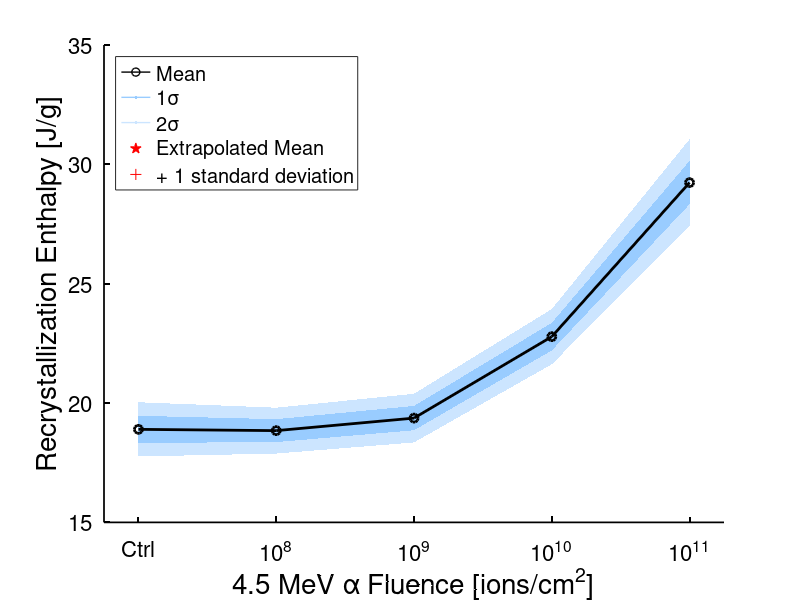

The MATLAB script that drew this image: (Note: this script raises an error after producing the figure.)
%% P-values to compare different enrichments

%% Cody's formatting block + color black

% figure;
% hold on
% set(gca,...
%         'FontUnits','points',...
%         'FontWeight','normal',...
%         'FontSize',16,...
%         'FontName','Helvetica',...
%         'LineWidth',1.25,...
%         'Box','on',...
%         'XGrid','on',...
%         'YGrid','on',...
%         'XColor','k',...
%         'YColor','k')
% ylabel({'Y Axis Label [units]'},...
%         'FontUnits','points',...
%         'FontSize',20,...
%         'FontName','Helvetica')
% xlabel({'X Axis Label [units]'},...
%         'FontUnits','points',...
%         'FontSize',20,...
%         'FontName','Helvetica')

%% Load workspaces - Choose data set.
load('coolData_processed.mat')
% adjust y axis for enthalpy not peak area --> divide by heating rate 
qdot = 10/60; % 10 degreesC/min in degC/s
Int_mean = Int_mean/qdot;
Int_std = Int_std/qdot;

%% Main result figure - Cooling

Int_plus1S = Int_mean+Int_std;
Int_minus1S = Int_mean-Int_std;
Int_plus2S = Int_mean+2*Int_std;
Int_minus2S = Int_mean-2*Int_std;
v1 = [coord, coord; Int_mean, Int_plus1S].';
v2 = [coord, coord; Int_mean, Int_minus1S].';
v3 = [coord, coord; Int_plus1S, Int_plus2S].';
v4 = [coord, coord; Int_minus1S, Int_minus2S].';
f = [1 6 7 2; 2 7 8 3; 3 8 9 4; 4 9 10 5];

figure('Name','Result');
hold on
patch('Faces',f,'Vertices', v1,'FaceColor',[153/255 204/255 255/255],'EdgeColor','none','FaceAlpha', 1)
patch('Faces',f,'Vertices', v2,'FaceColor',[153/255 204/255 255/255],'EdgeColor','none','FaceAlpha', 1)
patch('Faces',f,'Vertices', v3,'FaceColor',[204/255 229/255 255/255],'EdgeColor','none','FaceAlpha', 1)
patch('Faces',f,'Vertices', v4,'FaceColor',[204/255 229/255 255/255],'EdgeColor','none','FaceAlpha', 1)
plot(coord, Int_mean, 'ko-','LineWidth',2)

h = zeros(5, 1);
h(1) = plot(NaN,NaN,'ko-', 'LineWidth', 1);
h(2) = plot(NaN,NaN,'Color',[153/255 204/255 255/255], 'LineWidth', 1);
h(3) = plot(NaN,NaN,'Color',[204/255 229/255 255/255], 'LineWidth', 1);
h(4) = plot(NaN,NaN,'rp','MarkerSize',10,'MarkerFaceColor','r');
h(5) = plot(NaN,NaN,'r+','MarkerSize',10);
legend(h, {'Mean','1\sigma', '2\sigma','Extrapolated Mean','+ 1 standard deviation'},...
    'Location', 'northwest',...
    'FontName','Helvetica',...
    'FontSize',12)

% Second Axis
% For Nat., 5, 20, 90
enr = [0.72, 4.984, 20.14, 90.26]; %from my model
flu = [6.232e8 2.713e9 1.07e10 5.497e10]; %expected fluence
tic = log10(flu)-6;

ax1 = gca; % Bottom horizontal axes
set(ax1,...
        'FontUnits','points',...
        'FontWeight','normal',...
        'FontSize',16,...
        'FontName','Helvetica',...
        'LineWidth',1.25,...
        'XTick',[1 2 3 4 5],... % Make custom labels
        'XtickLabel',{'Ctrl', '10^{8}','10^{9}','10^{10}','10^{11}'},...
        'XLim', [0.75, 5.25],...
        'XColor', 'k',...
        'YColor', 'k')
ylabel({'Recrystallization Enthalpy [J/g]'},...
        'FontUnits','points',...
        'FontSize',20,...
        'FontName','Helvetica')
xlabel({'4.5 MeV \alpha Fluence [ions/cm^2]'},...
        'FontUnits','points',...
        'FontSize',20,...
        'FontName','Helvetica')
    
ax2 = axes('Position',ax1.Position,...
    'XAxisLocation','top',...
    'YAxisLocation','right',...
    'Color','none');
set(ax2,...
        'FontUnits','points',...
        'FontWeight','normal',...
        'FontSize',16,...
        'FontName','Helvetica',...
        'LineWidth',1.25,...
        'XTick',tic,... % Make custom labels
        'XtickLabel',{'Nat.', '5%','20%','90%'},...
        'XLim', [0.75, 5.25],...
        'YTick', [],...
        'YTickLabel', [],...
        'XColor', 'k',...
        'YColor', 'k');
xlabel({'Projected U-235 Enrichment in 1 year'},...
        'FontUnits','points',...
        'FontSize',20,...
        'FontName','Helvetica')
    
linkprop([ax1 ax2], {'Position', 'Units', 'ActivePositionProperty','PlotBoxAspectRatio'});
set(gca,'PlotBoxAspectRatio',[1 0.75 0.75])
set(gcf,'Position',[360 46 625 585]) %Make entire figure bigger

linkaxes([ax1 ax2], 'y')
ylim([17,30])

%% T-tests notes

% I've written two functions for basically reading off values from Figures
% 1 and 3 from the main paper which can then be used to calculate p-values:
% yearly flux = enrichment2flux([%])
% [mean, std] = fluence2Hcrys(yearly flux)

% Note 4-9-21: Based on discussion with mike/scott, will use a different
% fluence2Hcrys_poly2 to convert fluence to [mean,std], based on fit model.
% Also using enrichment2flux_model to directly calculate fluence

% I had been planning to do the built in ttest2 function, but because I am
% working with extrapolated means and standard deviations rather than the
% p-values for my actual data, I will hard code the calculation. Note that
% the sample numbers for this (20, 12, 12, 12, 12) are not such that a
% normal distribution can actually be assumed (I'm pretty sure), but oh well.

% To get the p-values:
% 1. Define sample numbers 
% 2. Choose enrichment values to caluculate at and comparisons to do
% 3. Calculate t statistic (two-sample t-test)
% 4. Calculate degrees of freedom
% 5. Use tcfd() to get p-values (H_a: m_x ~= m_y, two-tailed)

%% Sample numbers and data for comparison:

% 20 controls, 12 at each fluence: for comparison with any nonzero fluence
% extrapolated values, I will assume an n of 12.
n_un = 20;
n_nat = 12;
n_leu = 12;
n_heu = 12;
n_wgu = 12;

% Control (unirradiated)
[m_un,st_un] = fluence2Hcrys_poly2(0);

% Natural (0.72% U-235)
f_nat = enrichment2flux_model(0.72);
[m_nat,st_nat] = fluence2Hcrys_poly2(f_nat);

% LEU (5%)
f_leu = enrichment2flux_model(5);
[m_leu,st_leu] = fluence2Hcrys_poly2(f_leu);

% HEU (20%)
f_heu = enrichment2flux_model(20);
[m_heu,st_heu] = fluence2Hcrys_poly2(f_heu);

% Weapons grade (90%)
f_wgu = enrichment2flux_model(90);
[m_wgu,st_wgu] = fluence2Hcrys_poly2(f_wgu);

enr_combo = [0 0.72 5 20 90];
coord_combo = [1 (log10([f_nat f_leu f_heu f_wgu])-6)];
m_combo = [m_un m_nat m_leu m_heu m_wgu];
st_combo = [st_un st_nat st_leu st_heu st_wgu];

% Check values against data in plot:
hold on
plot(coord_combo, m_combo,'rp','MarkerSize',10,'MarkerFaceColor','r')
plot(coord_combo, m_combo+st_combo,'r+','MarkerSize',10)

%% Calculate t-statistic and DoF for two sample, unpaired, unequal variance

% Will compare for 10 scenarios:
% All four enrichments vs controls (4 p-values)
% Nat, LEU, HEU vs WgU (3 p-values)
% Nat, LEU vs HEU (2 p-values)
% Nat vs LEU (1 p-value)

% t statistic formula: (m_a-m_b)/sqrt(st_a^2/n_a+st_b^2/n_b)
% dof formula: (st_a^2/n_a+st_b^2/n_b)^2/(((st_a^2/n_a)^2/(n_a-1))+((st_b^2/n_b)^2/(n_b-1)))
% From https://www.statsdirect.co.uk/help/parametric_methods/utt.htm, but
% also confirmed that this is the same as the ttest2() built-in function uses.

% Made my own ttest2 function to spit out t_a_b and dof_a_b:

% Case 1-4: a = enriched(nat-Wg), b = unirradiated
[t_nat_un,dof_nat_un] = tstat_2sample(m_nat,st_nat,n_nat,m_un,st_un,n_un);
[t_leu_un,dof_leu_un] = tstat_2sample(m_leu,st_leu,n_leu,m_un,st_un,n_un);
[t_heu_un,dof_heu_un] = tstat_2sample(m_heu,st_heu,n_heu,m_un,st_un,n_un);
[t_wgu_un,dof_wgu_un] = tstat_2sample(m_wgu,st_wgu,n_wgu,m_un,st_un,n_un);

% Case 5-7: a = (nat, leu, heu), b = wgu
[t_nat_wgu,dof_nat_wgu] = tstat_2sample(m_nat,st_nat,n_nat,m_wgu,st_wgu,n_wgu);
[t_leu_wgu,dof_leu_wgu] = tstat_2sample(m_leu,st_leu,n_leu,m_wgu,st_wgu,n_wgu);
[t_heu_wgu,dof_heu_wgu] = tstat_2sample(m_heu,st_heu,n_heu,m_wgu,st_wgu,n_wgu);

% Case 8-9: a = (nat, leu), b = heu
[t_nat_heu,dof_nat_heu] = tstat_2sample(m_nat,st_nat,n_nat,m_heu,st_heu,n_heu);
[t_leu_heu,dof_leu_heu] = tstat_2sample(m_leu,st_leu,n_leu,m_heu,st_heu,n_heu);

% Case 10: a = nat, b = leu
[t_nat_leu,dof_nat_leu] = tstat_2sample(m_nat,st_nat,n_nat,m_leu,st_leu,n_leu);

%% Calculate p-values (two tail) given t and dof:
% Formula basically copied from ttest2()

p_nat_un = 2 * tcdf(-abs(t_nat_un),dof_nat_un);
p_leu_un = 2 * tcdf(-abs(t_leu_un),dof_leu_un);
p_heu_un = 2 * tcdf(-abs(t_heu_un),dof_heu_un);
p_wgu_un = 2 * tcdf(-abs(t_wgu_un),dof_wgu_un);
p_nat_wgu = 2 * tcdf(-abs(t_nat_wgu),dof_nat_wgu);
p_leu_wgu = 2 * tcdf(-abs(t_leu_wgu),dof_leu_wgu);
p_heu_wgu = 2 * tcdf(-abs(t_heu_wgu),dof_heu_wgu);
p_nat_heu = 2 * tcdf(-abs(t_nat_heu),dof_nat_heu);
p_leu_heu = 2 * tcdf(-abs(t_leu_heu),dof_leu_heu);
p_nat_leu = 2 * tcdf(-abs(t_nat_leu),dof_nat_leu);

%% Calculate p-values (two tail) given t and dof (conservative = 11):
% Formula basically copied from ttest2()
% check what happens when using a more conservative dof:
dofc_nat_un = 11;
dofc_leu_un = 11;
dofc_heu_un = 11;
dofc_wgu_un = 11;
dofc_nat_wgu = 11;
dofc_leu_wgu = 11;
dofc_heu_wgu = 11;
dofc_nat_heu = 11;
dofc_leu_heu = 11;
dofc_nat_leu = 11;

pc_nat_un = 2 * tcdf(-abs(t_nat_un),dofc_nat_un);
pc_leu_un = 2 * tcdf(-abs(t_leu_un),dofc_leu_un);
pc_heu_un = 2 * tcdf(-abs(t_heu_un),dofc_heu_un);
pc_wgu_un = 2 * tcdf(-abs(t_wgu_un),dofc_wgu_un);
pc_nat_wgu = 2 * tcdf(-abs(t_nat_wgu),dofc_nat_wgu);
pc_leu_wgu = 2 * tcdf(-abs(t_leu_wgu),dofc_leu_wgu);
pc_heu_wgu = 2 * tcdf(-abs(t_heu_wgu),dofc_heu_wgu);
pc_nat_heu = 2 * tcdf(-abs(t_nat_heu),dofc_nat_heu);
pc_leu_heu = 2 * tcdf(-abs(t_leu_heu),dofc_leu_heu);
pc_nat_leu = 2 * tcdf(-abs(t_nat_leu),dofc_nat_leu);

%% Disp all at once in order for table

p_combo = [p_nat_un;
    p_leu_un;
    p_heu_un
    p_wgu_un
    p_nat_wgu;
    p_leu_wgu;
    p_heu_wgu;
    p_nat_heu;
    p_leu_heu;
    p_nat_leu;];

pc_combo = [pc_nat_un;
    pc_leu_un;
    pc_heu_un
    pc_wgu_un
    pc_nat_wgu;
    pc_leu_wgu;
    pc_heu_wgu;
    pc_nat_heu;
    pc_leu_heu;
    pc_nat_leu;];

dof_combo = [dof_nat_un;
    dof_leu_un;
    dof_heu_un
    dof_wgu_un
    dof_nat_wgu;
    dof_leu_wgu;
    dof_heu_wgu;
    dof_nat_heu;
    dof_leu_heu;
    dof_nat_leu;];

t_combo = [t_nat_un;
    t_leu_un;
    t_heu_un
    t_wgu_un
    t_nat_wgu;
    t_leu_wgu;
    t_heu_wgu;
    t_nat_heu;
    t_leu_heu;
    t_nat_leu;];

m_s_combo = [m_un st_un;
    m_nat st_nat;
    m_leu st_leu;
    m_heu st_heu;
    m_wgu st_wgu;
    m_wgu st_wgu;
    m_nat st_nat;
    m_leu st_leu;
    m_heu st_heu;
    m_heu st_heu;
    m_nat st_nat;
    m_leu st_leu;
    m_leu st_leu;
    m_nat st_nat;];

















